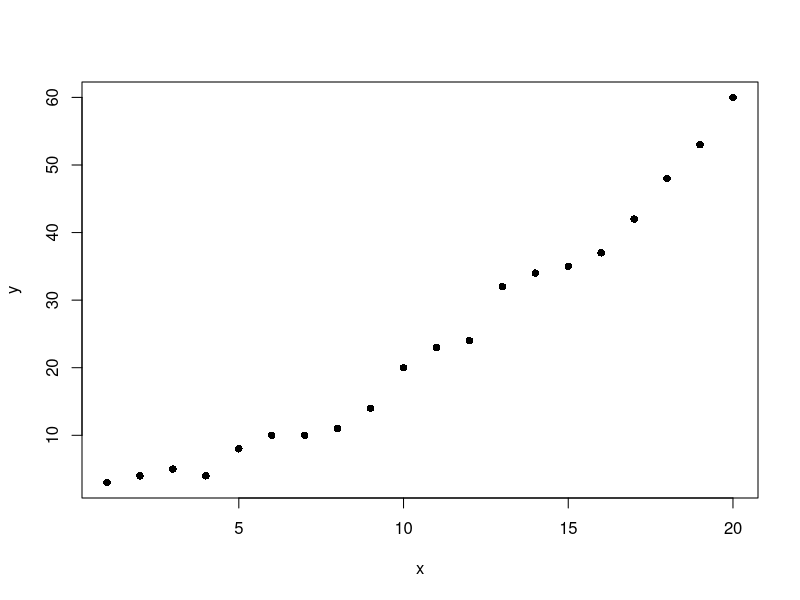
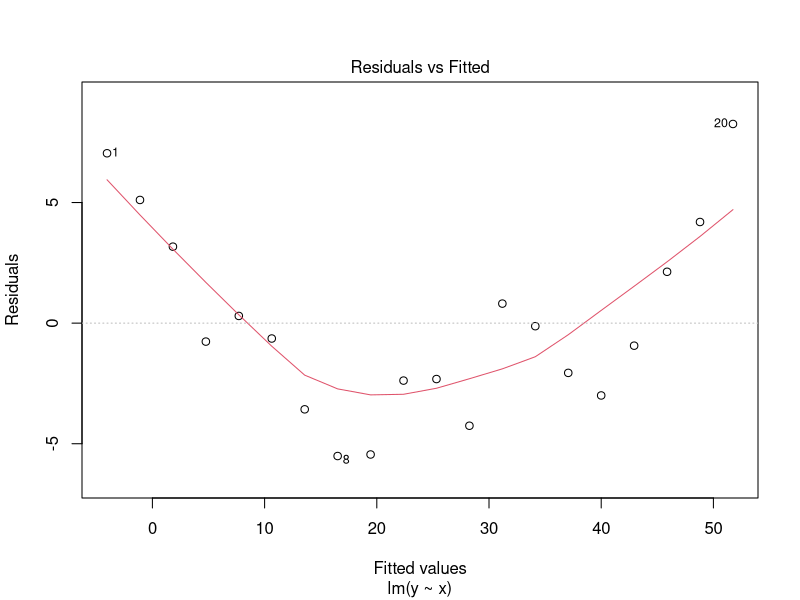
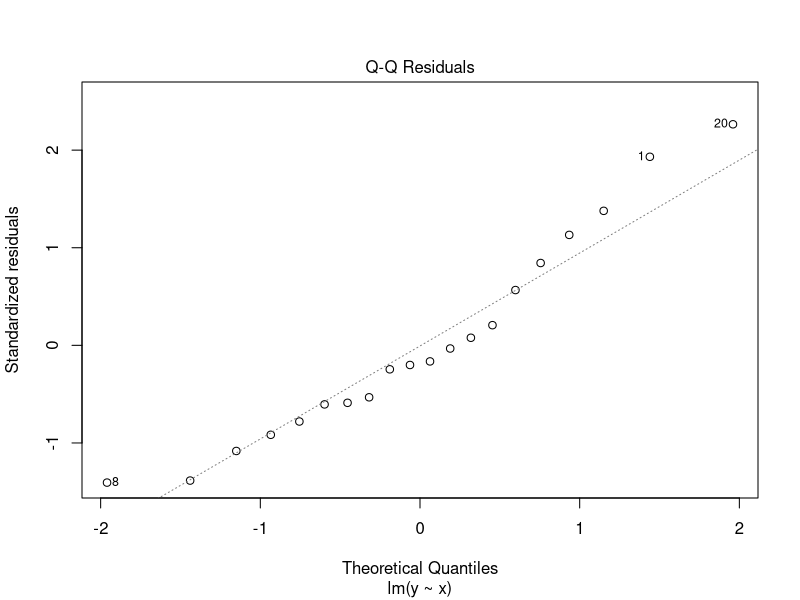
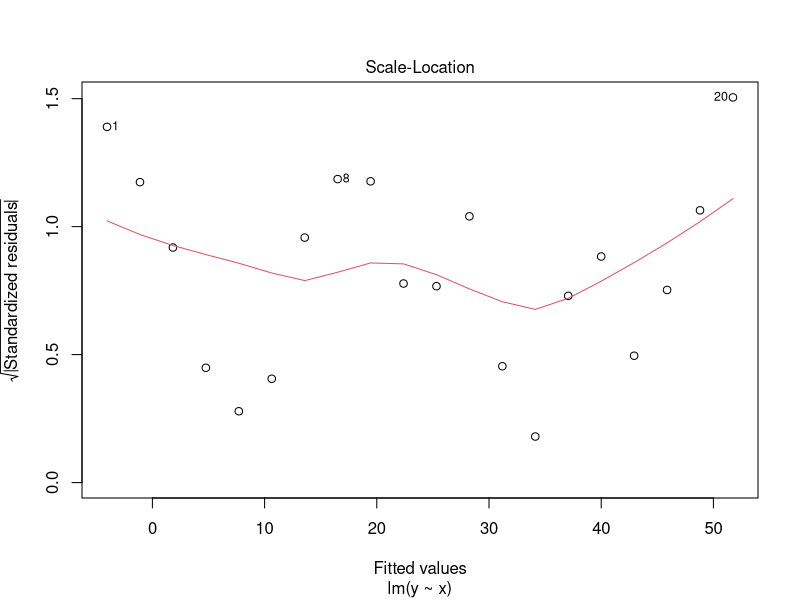
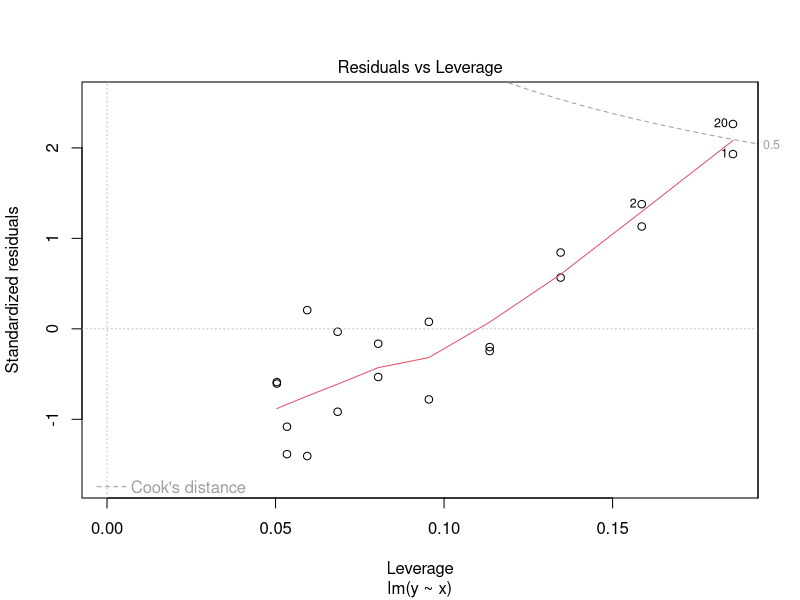
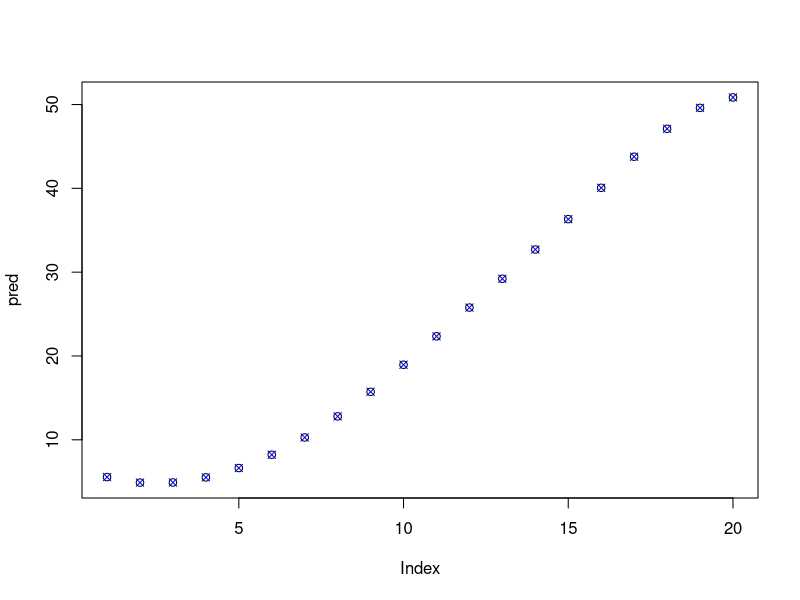
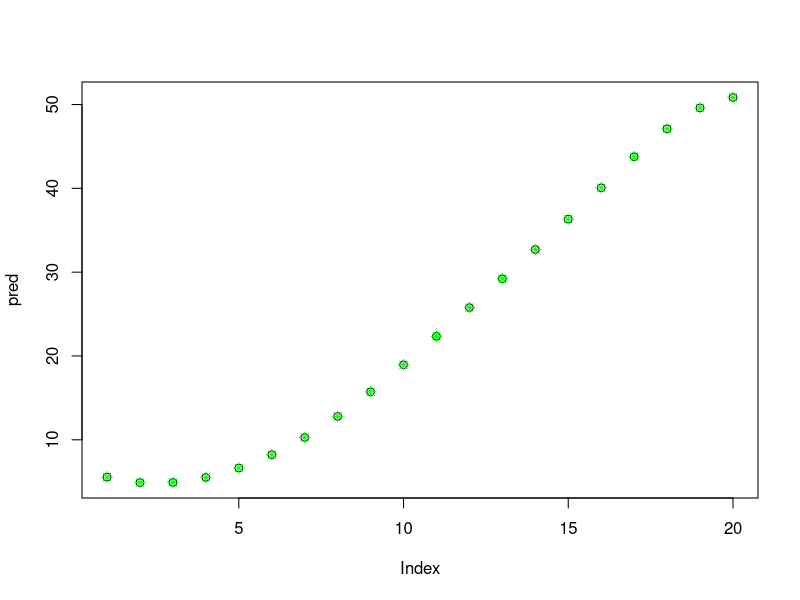

The R source for these figures, in order:
# **************************************************
# Support Vector Machines Tutorial - Part 1   ######
# **************************************************


# ---- Step 1: Create a two dimensional dataset using x & y co-ordinates ----
#Create x & y values
x <- c(1,2,3,4,5,6,7,8,9,10,11,12,13,14,15,16,17,18,19,20)
y <- c(3,4,5,4,8,10,10,11,14,20,23,24,32,34,35,37,42,48,53,60)

#Combine x & y into a dataframe called train
#Create a data frame of the data
train <- data.frame(x,y)

#Inspect or view the dataframe "train"
View(train)

#Now let's plot the dataframe to see what our data looks like
# pch returns a symbol size between "." and "16". Think of it as font size
plot(train,pch=16) 


# -------Step 2: Use a linear regression algorithm on the train dataset ----
#Linear regression

# lm is the linear model function where y is the predictor variable
# and x is the target variable 
model <- lm(y ~ x, train) 
 
#Plot the model using abline
plot(model)

# abline is a function that adds one or more straight lines through the current point
abline(model) 


# ---- Step 3: Now we use the SVM Algorithm on the same dataset ----
#SVM
 
library(e1071) # load the library for e1071

#Fit a model. The function syntax is very similar to lm function
# svm is the support vector machine function in the e1071 package 
model_svm <- svm(y ~ x , train) 
 
#Use the predictions on the data
# We have created model_svm as the output of the SVM function.
# We now use the predict function against the model and train dataset
pred <- predict(model_svm, train) 
 
#Plot the predictions and the plot to see our model fit
plot(pred) 

# we colour the x point in the train dataset in blue with the col = "blue command"
# and set the size to "4"
points(train$x, pred, col = "blue", pch=4) 

#The same plot is displayed with colour of "green" and size of "8" below
plot(pred) 
points(train$x, pred, col = "green", pch=8)

